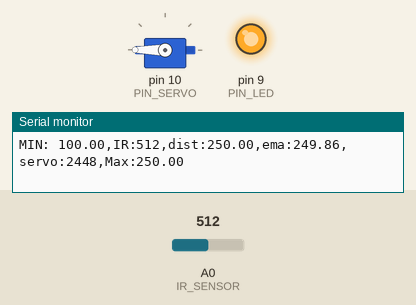
Recording of a sketch running on a simulated Arduino Uno, built with avr-gcc and run on an emulated ATmega328P. Parts: servo, output pins drawn as LEDs (lit = HIGH), the last lines printed to the serial monitor. The test bench sets the inputs (shaded band); at power-on: A0 (IR_SENSOR) = 512.

Above: at 1.2 s.
1.3 s: A0 (IR_SENSOR) set to 362
2.8 s: A0 (IR_SENSOR) set to 333
At 2.96 s:
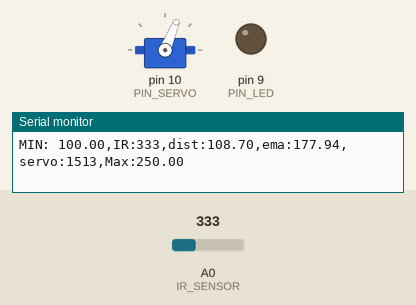
At 4.9 s:
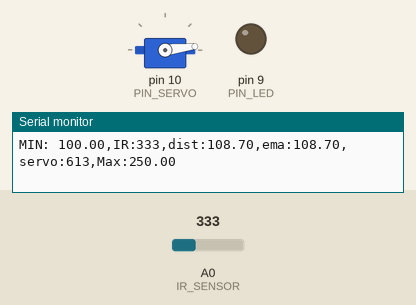
5.8 s: A0 (IR_SENSOR) set to 0
At 7.1 s:
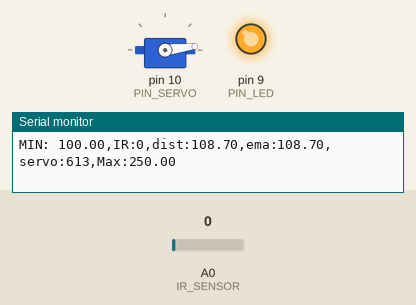
Timing chart, 0 to 8.8 s (numbered marks = the images above; inputs shaded):
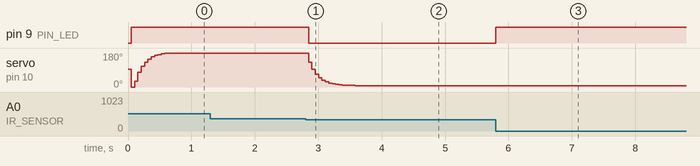

Measured:
- the behaviour switches between 348 and 347 on A0 (IR_SENSOR) (found by bisection; images 0 and 1)
- after the input at 2.8 s, pin 9 (PIN_LED): HIGH → LOW after 0.05 s; servo on pin 10 (PIN_SERVO): moves from 180° to 7° over 0.74 s, starting after 0.05 s
- after the input at 5.8 s, pin 9 (PIN_LED): LOW → HIGH at once

The sketch:

sketch_nov6a.ino
```cpp
#include <Servo.h>

// Arduino pin assignment

#define PIN_POTENTIOMETER 3 // Potentiometer at Pin A3
// Add IR Sensor Definition Here !!!

#define IR_SENSOR 0
#define PIN_SERVO 10
#define PIN_LED   9


#define _DUTY_MIN 500  // servo full clock-wise position (0 degree)
#define _DUTY_NEU 1500 // servo neutral position (90 degree)
#define _DUTY_MAX 2500 // servo full counter-clockwise position (180 degree)
#define _DIST_MIN 100.0   // minimum distance to be measured (unit: mm)
#define _DIST_MAX 250.0
#define _EMA_ALPHA 0.3

#define LOOP_INTERVAL 50   // Loop Interval (unit: msec)

float  dist_ema, dist_prev = _DIST_MAX;
Servo myservo;
unsigned long last_loop_time;   // unit: msec

void setup()
{
  myservo.attach(PIN_SERVO);
  myservo.writeMicroseconds(_DUTY_NEU);
  pinMode(PIN_LED, OUTPUT);
  pinMode(IR_SENSOR, INPUT);

  Serial.begin(57600);
}

void loop()
{
  unsigned long time_curr = millis();
  int a_value, duty;
  float dist;

  // wait until next event time
  if (time_curr < (last_loop_time + LOOP_INTERVAL))
    return;
  last_loop_time += LOOP_INTERVAL;

  // Remove Next line !!!
  // Read IR Sensor value !!!
  a_value = analogRead(IR_SENSOR);
  // Convert IR sensor value into distance !!!
  dist = (6762.0/(a_value-9)-4.0)*10.0 - 60.0;
  // we need distance range filter here !!!
  if (dist < _DIST_MIN) {
    dist = dist_prev;
    digitalWrite(PIN_LED, 1);
  } else if (dist > _DIST_MAX) {
    dist = dist_prev;
    digitalWrite(PIN_LED, 1);
  } else {
    dist_prev = dist;
    digitalWrite(PIN_LED, 0);
  }
  // we need EMA filter here !!!
  dist_ema = _EMA_ALPHA * dist + (1-_EMA_ALPHA) * dist_ema;
  if(dist_ema <= _DIST_MIN){
    duty = _DUTY_MIN;
    myservo.writeMicroseconds(duty); //500
    delay(50);
  }else if (dist_ema >= _DIST_MAX){
    duty = _DUTY_MAX;
    myservo.writeMicroseconds(duty); //2500
    delay(50);
  }else{
    duty = (int)((dist_ema - 100) * (40/3)) + 500;
    myservo.writeMicroseconds(duty);
    delay(50);
    }


  // print IR sensor value, distnace, duty !!!
  Serial.print("MIN: "); Serial.print(_DIST_MIN);
  Serial.print(",IR:"); Serial.print(a_value);
  Serial.print(",dist:"); Serial.print(dist);
  Serial.print(",ema:"); Serial.print(dist_ema);
  Serial.print(",servo:"); Serial.print(duty);
  Serial.print(",Max:"); Serial.print(_DIST_MAX);
  Serial.println("");
}
```
